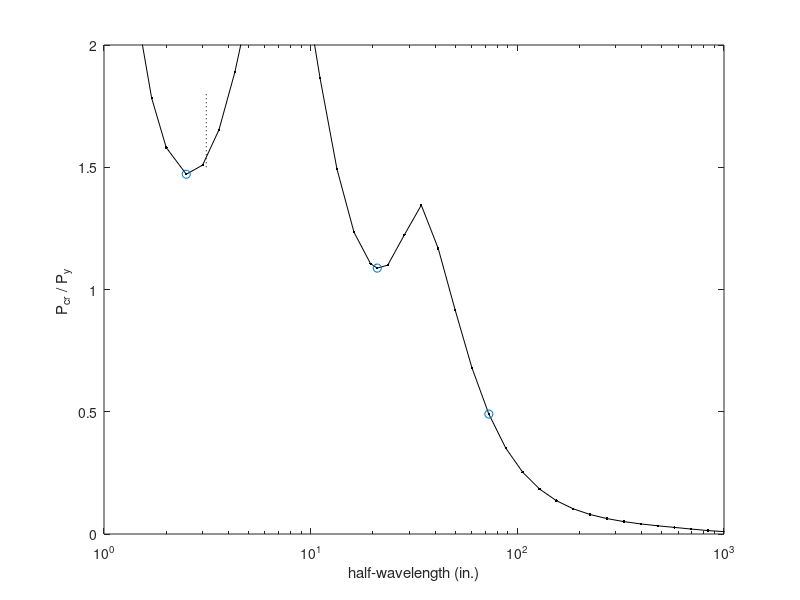

Source code (MATLAB): (Note: this script raises an error after producing the figure.)
%BWS
%May 2005
%Post-processing an analysis
%
clear all
close all
%
currentlocation=['c:\ben\cufsm\cufsm_working\cufsm3\source'];
addpath([currentlocation]);
addpath([currentlocation,'\analysis']);
addpath([currentlocation,'\analysis\GBTconstraints']);
addpath([currentlocation,'\helpers']);
addpath([currentlocation,'\interface']);
addpath([currentlocation,'\plotters']);
%
%minimum inputs
load rack_P
Fy=33;
b=3.125;
length_index_plotted=[11 23 30]
label=['Rack Section (Hancock et al. (2001))'];
%
%Figures
figure(1)
semilogx(curve(:,1),curve(:,2),'k.-')
axis([1 1000 0 2])
hold on,plot([b b],[1.5 1.8],'k:'),hold off
xlabel('half-wavelength (in.)')
ylabel('P_{cr} / P_y ') 
hold on
semilogx(curve(length_index_plotted,1),curve(length_index_plotted,2),'o')
hold off
%embelish the plot a bit with the cross-section
scale=1;
[A,xcg,zcg,Ixx,Izz,Ixz,thetap,I11,I22]=grosprop(node,elem);
unsymm=0;
[Py,Mxx_y,Mzz_y,M11_y,M22_y]=yieldMP(node,Fy,A,xcg,zcg,Ixx,Izz,Ixz,thetap,I11,I22,unsymm)
%flags:[node# element# mat# stress# stresspic coord constraints springs origin] 1 means show
flags=[0 0 0 0 0 0 1 1 1]; %these flags control what is plotted, node#, elem#
axesnum=axes('Units','normalized','Position',[0.6 0.6 0.2 0.2],'visible','off');
strespic(node,elem,axesnum,scale)
%crossect(node,elem,axesnum,springs,constraints,flags)
%propplot(node,elem,xcg,zcg,thetap,axesnum)
title(label)
text(1.5,b/2,['P_y=',num2str(Py,'%4.2f'),'kips']);
%
%and with the mode shapes
scale=1;
modeindex=1;
undefv=1;
scale=1;
springs=0;
%local
axesshape=axes('Units','normalized','Position',[0.13 0.43 0.2 0.2],'visible','off');
scale=1;
lengthindex=length_index_plotted(1);
dispshap(undefv,node,elem,shapes(:,lengthindex,modeindex),axesshape,scale,springs);
title(['Local P_{cr}/P_y=',num2str(curve(lengthindex,2),'%2.2f')])
%distortional
axesshape=axes('Units','normalized','Position',[0.34 0.23 0.2 0.2],'visible','off');
scale=1;
lengthindex=length_index_plotted(2);
dispshap(undefv,node,elem,shapes(:,lengthindex,modeindex),axesshape,scale,springs);
title(['Distortional P_{cr}/P_y=',num2str(curve(lengthindex,2),'%2.2f')])
%LTB
axesshape=axes('Units','normalized','Position',[0.69 0.2 0.2 0.2],'visible','off');
scale=1;
lengthindex=length_index_plotted(3);
dispshap(undefv,node,elem,shapes(:,lengthindex,modeindex),axesshape,scale,springs);
title('Flexural')
%title(['Lateral-torsional M_{cr}/M_y=',num2str(curve(lengthindex,2),'%2.2f')])


